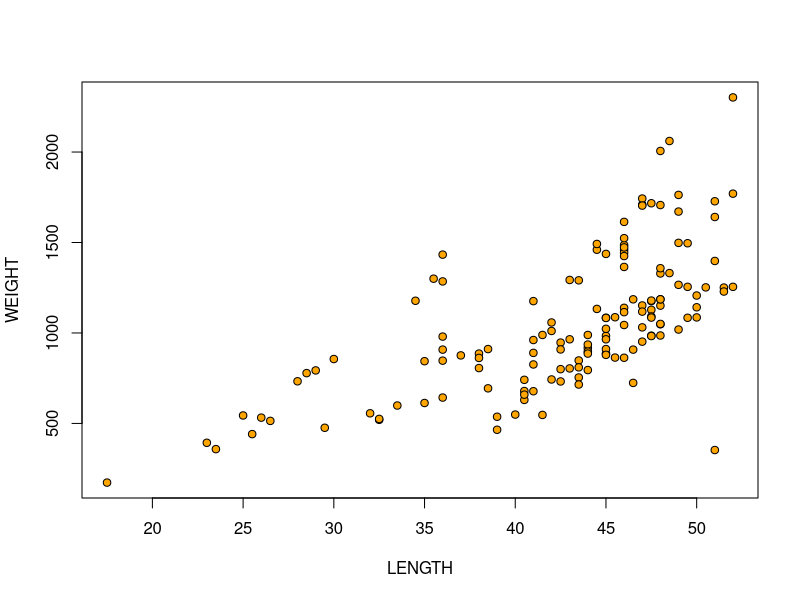
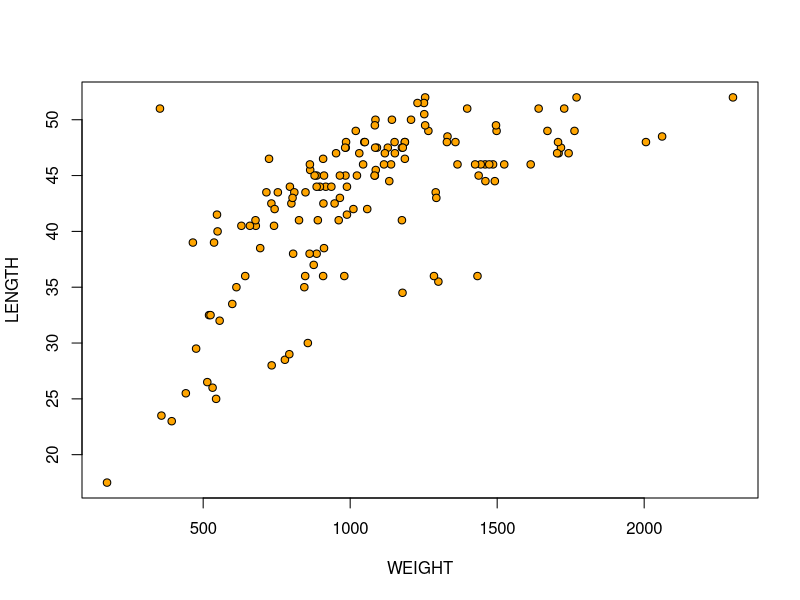
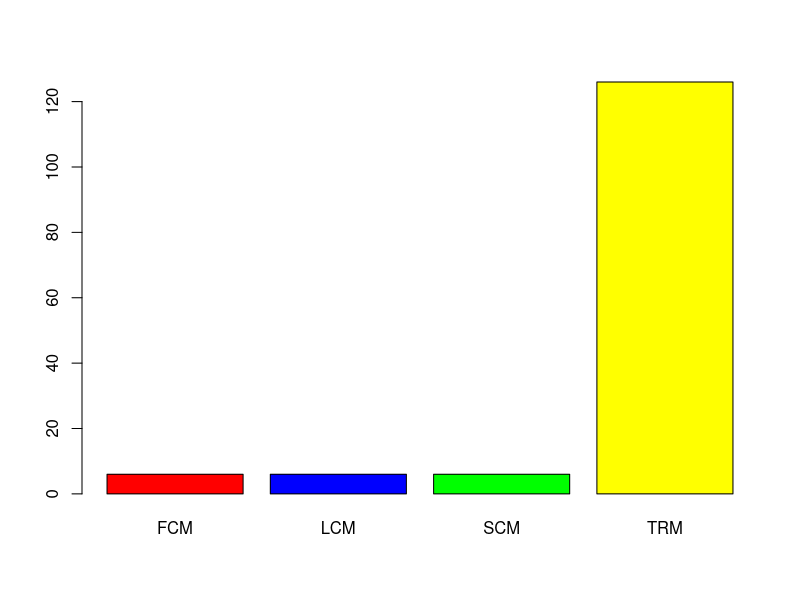
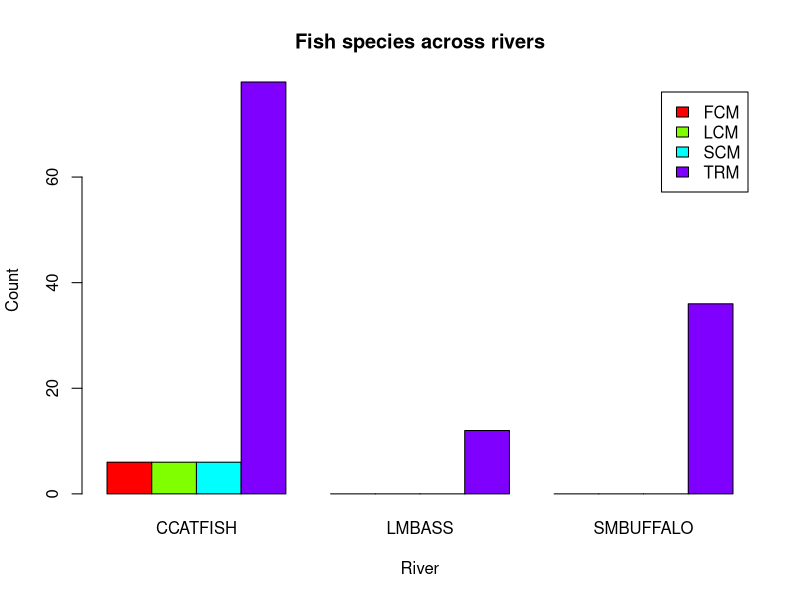
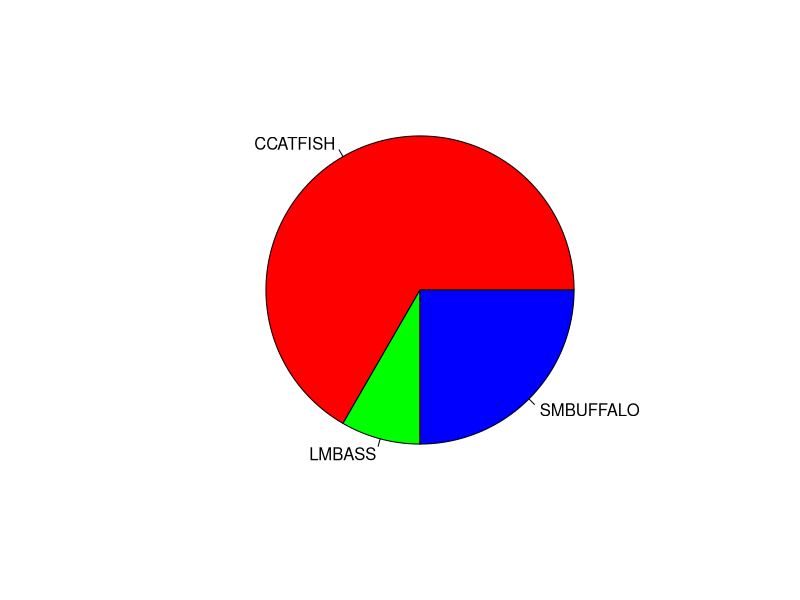
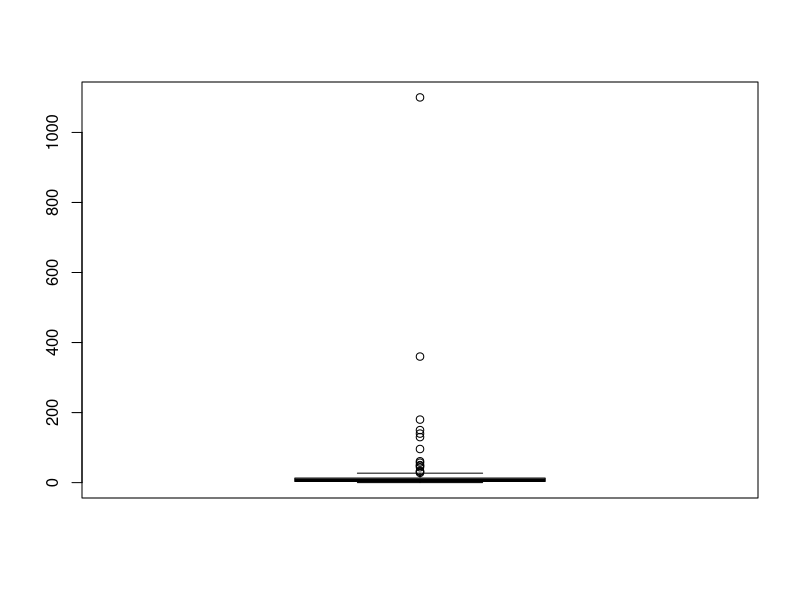
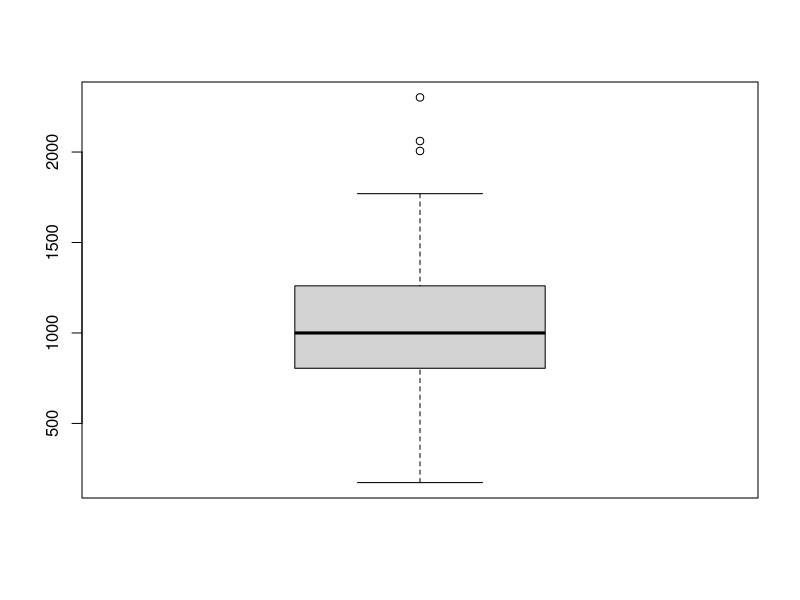
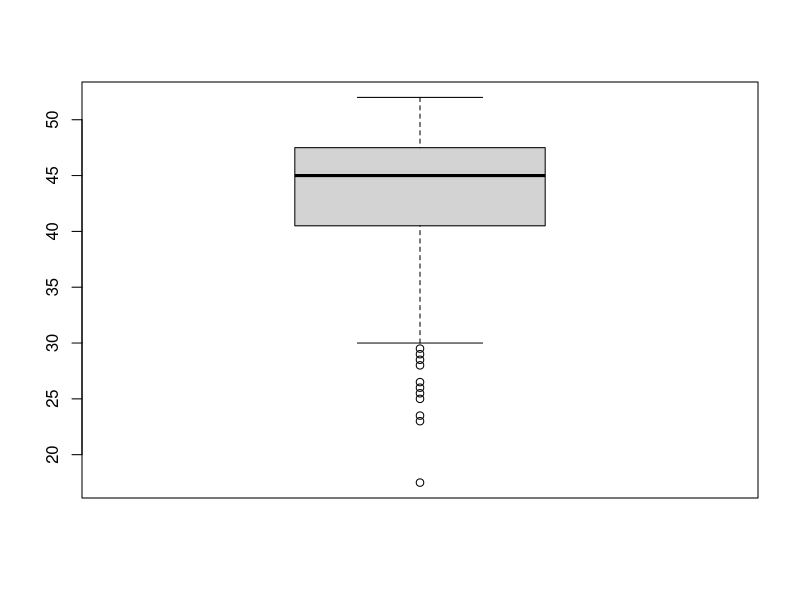

These figures' R source, in order:
## ---- chunk 1
knitr::opts_chunk$set(echo = TRUE)
## ---- chunk 2
# Return the wokring dir 
getwd()
## ---- chunk 3
# Read in csv data into data
data <- read.csv("DDT-1.csv")

# display the first 6 rows of this data
head(data,6)
## ---- chunk 4
# Return the number of 
length(unique(data$SPECIES))
## ---- chunk 5
# Extract data that has species as large maouth bass and weight greater than 800 mg
large_mouth_base_subset <- data[data$SPECIES == "LMBASS" & data$WEIGHT > 800, ]
# Display the data 
large_mouth_base_subset
## ---- chunk 6
# Extract the data that has river of SCM and DDT values greater than 4.0
ddt_and_SMC_river <- data[data$RIVER == "SCM" & data$DDT > 4.0, ]
# Display the data
ddt_and_SMC_river
## ---- chunk 7
# Calculate and display the mean length of the fish in the data set
mean(data$LENGTH)
## ---- chunk 8
# Calculate and display the standard div of the weight of the fish in the data set
sd(data$WEIGHT)
## ---- chunk 9
# plot and display both graphs 
with(data, plot(WEIGHT ~ LENGTH, bg = "Orange", pch = 21, cex = 1))
with(data, plot(LENGTH ~ WEIGHT, bg = "Orange", pch = 21, cex = 1))
## ---- chunk 10
# Create a vector with values 1 - 20 stored in it
v = 1:20
# divide each index by 20
v / 20
# The last value is 1.00 since it would be 20/20
## ---- chunk 11
river_table = with(data,table(data$RIVER))
river_table
## ---- chunk 12
barplot(river_table, col = c("red", "blue", "green", "yellow"))
## ---- chunk 13
crossed_table_river_fish = with(data, table(data$RIVER, data$SPECIES))
crossed_table_river_fish
## ---- chunk 14
# create a cross table of river and fish species
crossed_table_river_fish <- table(data$RIVER, data$SPECIES)

# make a barplot
barplot(crossed_table_river_fish,
        beside = TRUE,      # put species side-by-side for each river
        col = rainbow(4),
        legend = TRUE,      # add legend for fish species
        xlab = "River",
        ylab = "Count",
        main = "Fish species across rivers")
## ---- chunk 15
# make the table
species_pie_table <- table(data$SPECIES)

# Display the pie chart
pie(species_pie_table,col = rainbow(3))
## ---- chunk 16
# for DDT
boxplot(data$DDT)

# for weight
boxplot(data$WEIGHT)

# and for length
boxplot(data$LENGTH)
## ---- chunk 17
# this first section assigns colors based on species
length_v_weight_coplot = with(data, ifelse(data$SPECIES == "CCATFISH", "red",
                                    ifelse(data$SPECIES == "SMBUFFALO", "green", "blue")))

# plot length on the y axis and weight on the x with sections made for each river
coplot(LENGTH ~ WEIGHT | RIVER, data=data, col=length_v_weight_coplot)
## ---- chunk 18
# Now to plot DDT vs Weight given the species
coplot(DDT ~ WEIGHT| SPECIES, data=data, col=length_v_weight_coplot)
## ---- chunk 19
